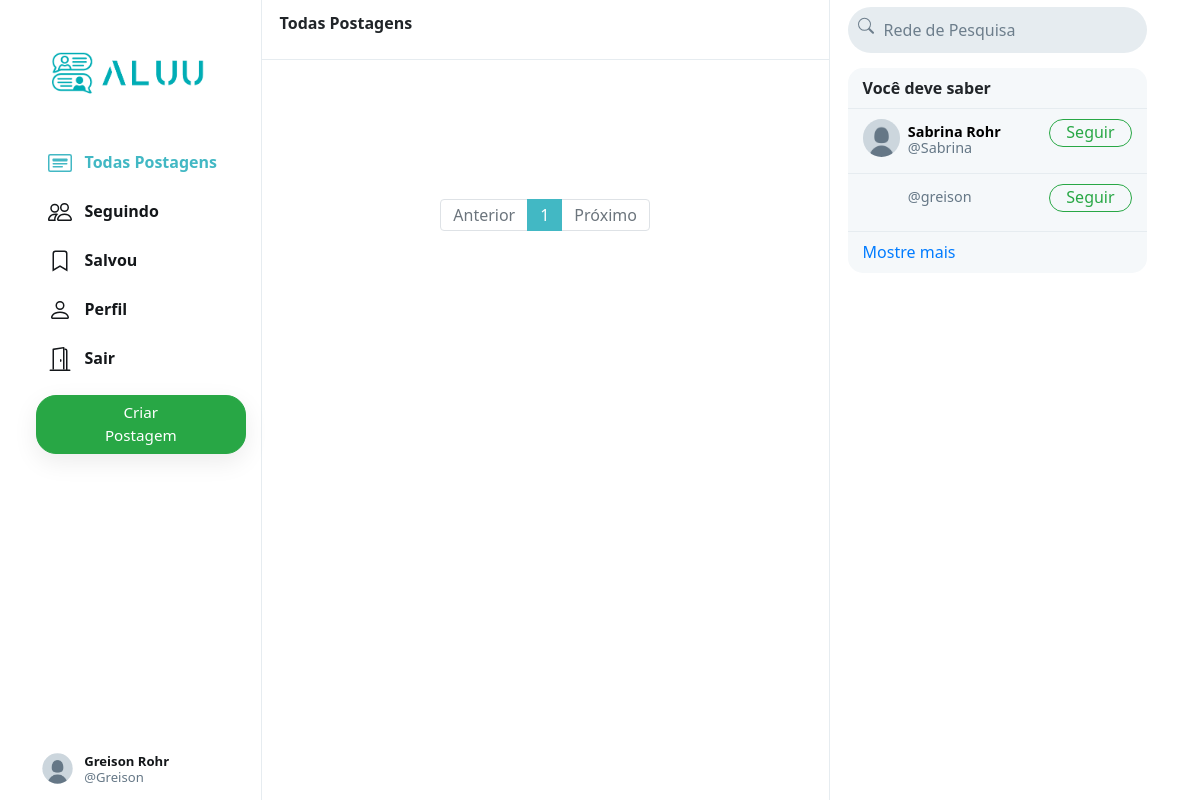
/ (signed in), run on the app's committed database.
### network/models.py (models this page shows, shortened)
class User(AbstractUser):
    profile_pic = models.ImageField(upload_to='profile_pic/')
    bio = models.TextField(max_length=160, blank=True, null=True)
    cover = models.ImageField(upload_to='covers/', blank=True)
    role = models.CharField(max_length=20, blank=True)

### network/views.py (the view)
# urls.py: path("", views.index, name="index"),
def index(request):
    all_posts = Post.objects.all().order_by('-date_created')
    paginator = Paginator(all_posts, 10)
    page_number = request.GET.get('page')
    if page_number == None:
        page_number = 1
    posts = paginator.get_page(page_number)
    followings = []
    suggestions = []
    if request.user.is_authenticated:
        followings = Follower.objects.filter(
            followers=request.user).values_list('user', flat=True)
        suggestions = User.objects.exclude(pk__in=followings).exclude(
            username=request.user.username).order_by("?")[:6]
    return render(request, "network/index.html", {
        "posts": posts,
        "suggestions": suggestions,
        "page": "all_posts",
        'profile': False
    })

### network/templates/network/index.html (shortened to what this page needs)
{% extends "network/layout.html" %}
{% load static %}
{% block body %}
    <div class="main-div">
        <div class="left-div">
            <nav class="head heading">
                {% if page == 'all_posts' %}
                    Todas Postagens
                {% elif page == 'following' %}
                    Seguindo
                {% elif page == 'saved' %}
                    Salvou
                {% elif page == 'profile' %}
                    Perfil
                {% else %}
                    Explorar
                {% endif %}
            </nav>
            <div class="left-div-content">
                <div class="posts-view">
                    <div class="main-div-content">
                        <nav aria-label="Page navigation example" class="pagination-bar">
                            <ul class="pagination justify-content-center">
                                {% if posts.has_previous %}
                                    <li class="page-item">
                                        <a class="page-link" href="?page={{ posts.previous_page_number | default:1}}" tabindex="-1" aria-disabled="true">Anterior</a>
                                    </li>
                                {% else %}
                                    <li class="page-item disabled">
                                        <a class="page-link" href="" tabindex="-1" aria-disabled="true">Anterior</a>
                                    </li>
                                {% endif %}
                                {% for each in posts.paginator.page_range %}
                                    {% if each == posts.number %}
                                        <li class="page-item active"><a class="page-link" href="?page={{each}}">{{each}}</a></li>
                                    {% else %}
                                        <li class="page-item"><a class="page-link" href="?page={{each}}">{{each}}</a></li>
                                    {% endif %}
                                {% endfor %}
                                {% if posts.has_next %}
                                    <li class="page-item">
                                        <a class="page-link" href="?page={{ posts.next_page_number }}">Próximo</a>
                                    </li>
                                {% else %}
                                    <li class="page-item disabled">
                                        <a class="page-link" href="">Próximo</a>
                                    </li>
                                {% endif %}
                            </ul>
                          </nav>
                    </div>
                </div>
            </div>
        </div>
    </div>
{% endblock %}

### network/templates/network/layout.html (shortened to what this page needs)
{% load static %}
<!DOCTYPE html>
<html lang="pt-br">
    <head>
        <link rel="stylesheet" href="https://stackpath.bootstrapcdn.com/bootstrap/4.4.1/css/bootstrap.min.css">
        <link href="{% static 'network/styles.css' %}" rel="stylesheet">
    </head>
    <body>
        <div class="body" data-page="{{page}}">
            <div class="sidenav">
                <a href="{% url 'index' %}" class="navbar-brand">
                    <img src="{% static 'network/Images/logo-aluu.png' %}" style="width: 100%">
                </a>
                <div style="width: 100%">
                    <div>
                        <div>
                            <ul>
                                <li class="nav-item" id="all_posts">
                                <a href="{% url 'index' %}" class="nav-link">
                                    <div style="width: 100%">
                                        &nbsp;&nbsp;Todas Postagens
                                    </div>
                                </a>
                                </li>
                                {% if user.is_authenticated %}
                                    <li class="nav-item" id="following">
                                        <a href="{% url 'following' %}" class="nav-link">
                                            <div>
                                                &nbsp;&nbsp;Seguindo
                                            </div>
                                        </a>
                                    </li>
                                    <li class="nav-item" id="saved">
                                        <a href="{% url 'saved' %}" class="nav-link">
                                            <div>
                                                <svg width="1.5em" height="1.5em" viewBox="0 0 16 16" class="bi bi-bookmark" fill="currentColor" xmlns="http://www.w3.org/2000/svg">
                                                    <path fill-rule="evenodd" d="M8 12l5 3V3a2 2 0 0 0-2-2H5a2 2 0 0 0-2 2v12l5-3zm-4 1.234l4-2.4 4 2.4V3a1 1 0 0 0-1-1H5a1 1 0 0 0-1 1v10.234z"/>
                                                  </svg>
                                                &nbsp;&nbsp;Salvou
                                            </div>
                                        </a>
                                    </li>
                                    <li class="nav-item" id="profile">
                                        <a href="{% url 'profile' user.username %}" class="nav-link">
                                            <div>
                                                &nbsp;&nbsp;Perfil
                                            </div>
                                        </a>
                                    </li>
                                    <li class="nav-item" id="logout">
                                        <a href="{% url 'logout' %}" class="nav-link">
                                            <div>
                                                &nbsp;&nbsp;Sair
                                            </div>
                                        </a>
                                    </li>
                                {% endif %}
                            </ul>
                        </div>
                        {% if user.is_authenticated %}
                            <button id="popup-btn" class="btn btn-success new-post-btn" onclick="createpost()">Criar Postagem</button>
                        {% endif %}
                    </div>
                    <div style="position: absolute; bottom: 10px;">
                        {% if user.is_authenticated %}
                            <li class="nav-item sidenav-user">
                                <a href="{% url 'profile' user.username %}" class="nav-link">
                                    <div class="user_account">
                                        <div class="small-profilepic" style="float: left; background-image: url(/network/media/{{user.profile_pic}})"></div>
                                        <div style="height: 2.7vw; margin: auto;">
                                            <div style="margin-top: 4px;"><strong>{{user.first_name}} {{user.last_name}}</strong></div>
                                            <div class="grey" style="margin-top: 4px;">@{{ user.username }}</div>
                                        </div>
                                    </div>
                                </a>
                            </li>
                        {% endif %}
                    </div>
                </div>
            </div>
            {% block body %}
            {% endblock %}
            <div class="right-div">
                <nav class="head">
                    <form action="#">
                        <div class="search-div">
                            <div>
                            </div>
                            <input type="text" name="query" id="search-box" placeholder="Rede de Pesquisa">
                        </div>
                    </form>
                </nav>
                <div class='right-div-content'>
                    <div class="space" style="background-color: white;"></div>
                    {% if user.is_authenticated %}
                        <div class="suggestion-box">
                            <div class="suggestion-header">
                                Você deve saber
                            </div>
                            {% for suggestion in suggestions %}
                                <div class="suggestion-user">
                                    <div>
                                        <a href="{% url 'profile' suggestion.username %}">
                                            <div class="small-profilepic" style="background-image: url(/network/media/{{suggestion.profile_pic}})"></div>
                                        </a>
                                    </div>
                                    <div class="user-details">
                                        <a href="{% url 'profile' suggestion.username %}">
                                            <div id="user-name">
                                                <strong>
                                                    {{suggestion.first_name}} {{suggestion.last_name}}
                                                </strong>
                                            </div>
                                            <div class="grey">@{{suggestion.username}}</div>
                                        </a>
                                    </div>
                                    <div>
                                        <button class="btn btn-outline-success" type="button" onclick="follow_user(this,'{{suggestion.username}}','suggestion')">Seguir</button>
                                    </div>
                                </div>
                            {% empty %}
                                    <div style="text-align: center; border-bottom: .5px solid #e6ecf0; padding: 10px 15px;">
                                        <span class="grey" style="font-size: .9em;">Nenhuma sugestão disponível.</span>
                                    </div>
                            {% endfor %}
                            <div class="suggestion-footer">
                                <a href="#">Mostre mais</a>
                            </div>
                        </div>
                    {% endif %}
                </div>
            </div>
        </div>
    </body>
</html>

### network/static/network/styles.css (style rules this page uses)
.body { display: flex; min-height: 100%; font-family: system-ui, sans-serif; }
.btn { border-radius: 20px; padding: 0.32rem 1rem 0.375rem 1rem; }
.btn, .btn:focus, .btn:active { box-shadow: none !important; -webkit-box-shadow: none !important; }
.grey { color: #657786; }
svg { vertical-align: text-top; }
.sidenav { height: 100%; width: 21.8%; position: fixed; top: 0; left: 0; padding: 15px; list-style: none; border-right: .5px solid #e6ecf0; z-index: 100; padding-left: 3%; background-color: white; }
.sidenav ul { list-style: none; padding-left: 0px; margin-top: 3vh; }
.sidenav li { margin-top: 7px; }
.sidenav .nav-link { color: #14171a; line-height: .7em; font-weight: 700; padding: 0px; }
.sidenav .nav-link>div { padding: 10px 20px 8px 12px; border-radius: 25px; line-height: 0.9em; width: max-content; }
.new-post-btn { padding-left: 55px !important; padding-right: 55px !important; font-size: .95em; font-weight: 530; box-shadow: rgba(0, 0, 0, 0.08) 0px 8px 24px !important; }
.user_account { display: flex; font-size: .82rem; font-weight: normal; padding-top: 3px !important; padding-bottom: 3px !important; padding-left: 3px !important; }
.user_account .small-profilepic { transform: scale(.82); margin-left: auto; margin-top: auto; }
.active a { color: #42b8c4 !important; }
.main-div { position: relative; width: 47.25%; min-height: 100vh; left: 21.8%; }
.left-div { position: relative; }
.head { height: 7.5vh; }
.heading { position: fixed; width: 47.255%; top: 0px; padding: 18px; border-bottom: .5px solid #e6ecf0; line-height: .7em; font-weight: 800; background-color: #fff; z-index: 1000; }
.left-div-content { margin-top: 7.5vh; }
.small-profilepic { width: 3.1vw; height: 3.1vw; border-radius: 9999px; overflow: hidden; margin-right: 8px; background-size: cover; background-repeat: no-repeat; background-position: center; box-sizing: content-box; }
.space { height: 8px; background-color: #e6ecf0; }
.pagination-bar { margin-top: 35px; margin-bottom: 35px; }
.pagination-bar .page-link { line-height: .9em; }
.page-item.active .page-link { color: white !important; background-color: #42b8c4; border-color: #42b8c4; }
.page-link { color: #42b8c4; }
.right-div { width: 28%; height: 100vh; position: fixed; right: 2.95%; border-left: .5px solid #e6ecf0; background-color: white; }
.right-div .head { padding: .9vh 1.5vw; }
.right-div .search-div { margin-left: auto; margin-right: auto; display: flex; border-radius: 25px; background-color: #e6ecf0; padding-left: 10px; padding-right: 10px; vertical-align: middle; }
#search-box { height: 5.7vh; border: none; background: none; outline: none; width: 100%; margin-left: 8px; }
#search-box::placeholder { color: #6d7e8c; }
.right-div-content { height: 92.5vh; overflow: auto; padding-left: 1.5vw; padding-right: 1.5vw; }
.suggestion-box, .guest-box { border-radius: 15px; overflow: hidden; background-color: #f5f8fa; }
.suggestion-header { padding: 13px 15px; line-height: .9em; font-weight: 800; border-bottom: .5px solid #e6ecf0; }
.suggestion-user { display: flex; padding: 10px 15px; font-size: .9em; border-bottom: .5px solid #e6ecf0; }
.suggestion-user a { color: black; text-decoration: none; }
.user-details { flex: 1; line-height: 1.1em; padding: 5px 0px 7px 0px; }
.suggestion-user .btn { padding: 0em 1em .09em 1em; }
.suggestion-footer { padding: 13px 15px; line-height: .9em; }
.suggestion-footer a { text-decoration: none; }

### data on the page
User: profile_pic (placeholder picture), first_name "Greison", last_name "Rohr", username "Greison"
User: profile_pic (placeholder picture), first_name "Sabrina", last_name "Rohr", username "Sabrina"
User: username "greison"

### other printed values
{{ each }} "1"
